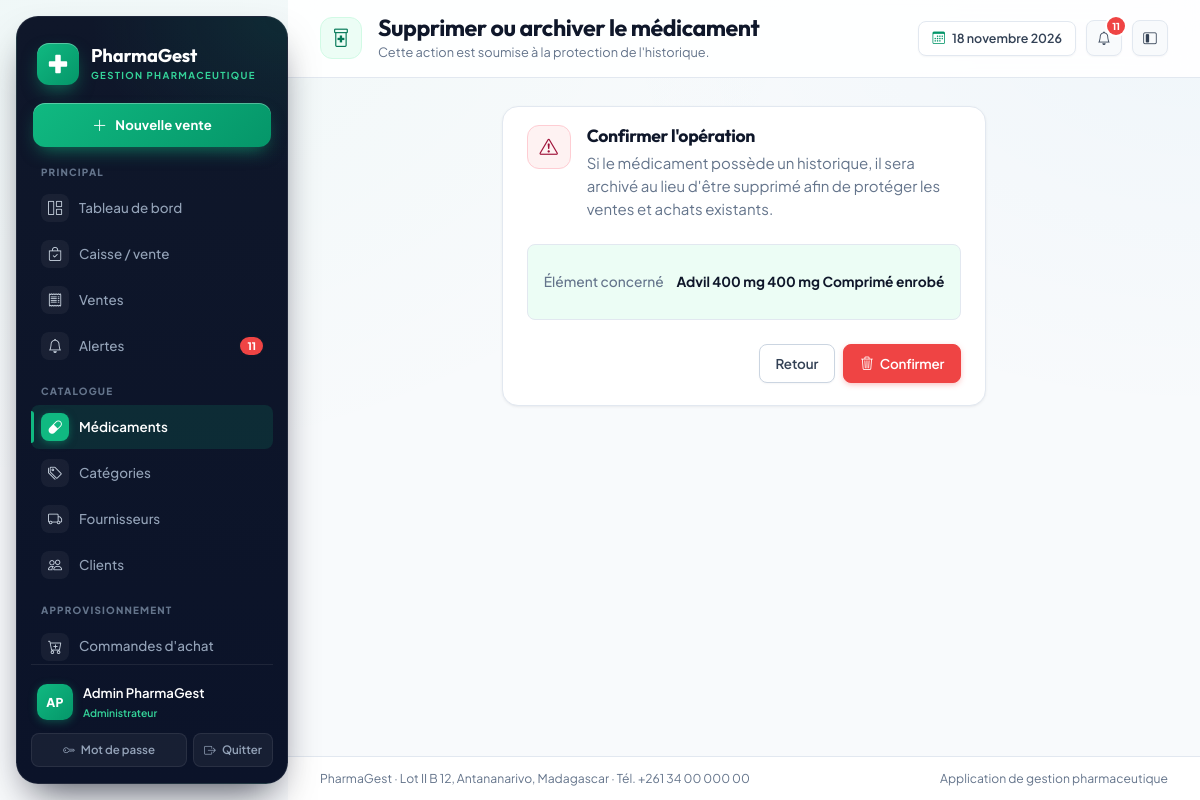
The page /medicaments/9/supprimer/ (signed in) on the database its author committed.
### gestion/models.py (models this page shows, shortened)
class Utilisateur(AbstractUser):
    class Role(models.TextChoices):
        ADMIN = "ADMIN", "Administrateur"
        PHARMACIEN = "PHARMACIEN", "Pharmacien responsable"
        GESTIONNAIRE = "GESTIONNAIRE", "Gestionnaire de stock"
        CAISSIER = "CAISSIER", "Caissier"
        RESPONSABLE = "RESPONSABLE", "Responsable de gestion"
    role = models.CharField(
        "rôle", max_length=20, choices=Role.choices, default=Role.CAISSIER
    )
    telephone = models.CharField("téléphone", max_length=30, blank=True)
    cree_le = models.DateTimeField("créé le", auto_now_add=True)
    class Meta:
        verbose_name = "utilisateur"
        verbose_name_plural = "utilisateurs"
        ordering = ["username"]
    @property
    def nom_complet(self):
        return self.get_full_name() or self.username
    @property
    def est_admin(self):
        return self.is_superuser or self.role == self.Role.ADMIN
    @property
    def peut_vendre(self):
        return self.est_admin or self.role in {
            self.Role.PHARMACIEN,
            self.Role.CAISSIER,
        }
    @property
    def peut_voir_rapports(self):
        return self.est_admin or self.role in {
            self.Role.PHARMACIEN,
            self.Role.RESPONSABLE,
        }

class Medicament(models.Model):
    class Statut(models.TextChoices):
        ACTIF = "ACTIF", "Actif"
        ARCHIVE = "ARCHIVE", "Archivé"
    nom_commercial = models.CharField("nom commercial", max_length=180)
    denomination_generique = models.CharField(
        "dénomination générique", max_length=180, blank=True
    )
    categorie = models.ForeignKey(
        Categorie,
        verbose_name="catégorie",
        on_delete=models.PROTECT,
        related_name="medicaments",
    )
    forme_pharmaceutique = models.CharField(
        "forme pharmaceutique", max_length=80, blank=True
    )
    dosage = models.CharField("dosage", max_length=80, blank=True)
    laboratoire = models.CharField("laboratoire", max_length=160, blank=True)
    code_barres = models.CharField(
        "code-barres", max_length=80, unique=True, null=True, blank=True
    )
    photo = models.ImageField(
        "photo",
        upload_to="medicaments/%Y/%m/",
        blank=True,
        null=True,
        validators=[
            FileExtensionValidator(["jpg", "jpeg", "png", "webp"]),
            valider_taille_image,
        ],
    )
    prix_achat = models.DecimalField(
        "prix d'achat",
        max_digits=12,
        decimal_places=2,
        validators=[MinValueValidator(Decimal("0.01"))],
    )
    prix_vente = models.DecimalField(
        "prix de vente",
        max_digits=12,
        decimal_places=2,
        validators=[MinValueValidator(Decimal("0.01"))],
    )
    seuil_alerte = models.PositiveIntegerField("seuil d'alerte", default=10)
    statut = models.CharField(
        "statut", max_length=10, choices=Statut.choices, default=Statut.ACTIF
    )
    date_creation = models.DateTimeField("date de création", auto_now_add=True)
    date_modification = models.DateTimeField("date de modification", auto_now=True)
    class Meta:
        verbose_name = "médicament"
        verbose_name_plural = "médicaments"
        ordering = ["nom_commercial"]
        indexes = [
            models.Index(fields=["nom_commercial"]),
            models.Index(fields=["code_barres"]),
        ]
    def __str__(self):
        details = " ".join(v for v in [self.dosage, self.forme_pharmaceutique] if v)
        return f"{self.nom_commercial} {details}".strip()
    def get_absolute_url(self):
        return reverse("gestion:medicament_detail", args=[self.pk])

### gestion/views.py (the view, shortened to what this page needs)
class MedicamentSupprimerView(RoleRequisMixin, View):
    roles_autorises = CATALOGUE
    template_name = "gestion/confirmer_suppression.html"
    def get(self, request, pk):
        medicament = get_object_or_404(Medicament, pk=pk)
        return render(
            request,
            self.template_name,
            {
                "objet": medicament,
                "titre": "Supprimer ou archiver le médicament",
                "message": (
                    "Si le médicament possède un historique, il sera archivé au lieu "
                    "d'être supprimé afin de protéger les ventes et achats existants."
                ),
                "annuler_url": medicament.get_absolute_url(),
            },
        )

### gestion/templatetags/gestion_extras.py (called while the page is built)
@register.filter
def initiales(utilisateur):
    if hasattr(utilisateur, "nom_complet"):
        nom = utilisateur.nom_complet
    else:
        nom = str(utilisateur)
    morceaux = [m for m in nom.replace("-", " ").split(" ") if m]
    if not morceaux:
        return "?"
    if len(morceaux) == 1:
        return morceaux[0][:2].upper()
    return (morceaux[0][0] + morceaux[-1][0]).upper()

### gestion/views.py (called while the page is built)
    def dispatch(self, request, *args, **kwargs):
        if not request.user.is_authenticated:
            return self.handle_no_permission()
        if not (
            request.user.est_admin or request.user.role in self.roles_autorises
        ):
            raise PermissionDenied
        return super().dispatch(request, *args, **kwargs)

### templates/gestion/confirmer_suppression.html (shortened to what this page needs)
{% extends "gestion/base.html" %}
{% block page_title %}{{ titre }}{% endblock %}
{% block page_subtitle %}Cette action est soumise à la protection de l'historique.{% endblock %}
{% block contenu %}
<div class="row justify-content-center">
  <div class="col-lg-7">
    <div class="pg-card">
      <div class="pg-card-body">
        <div class="d-flex gap-3 align-items-start mb-4">
          <span class="pg-callout-icon pg-icon-red mb-0"><i class="bi bi-exclamation-triangle"></i></span>
          <div>
            <h3 class="mb-1" style="font-size:1.1rem">Confirmer l'opération</h3>
            <p class="pg-muted mb-0">{{ message }}</p>
          </div>
        </div>
        <div class="p-3 rounded-3 mb-4" style="background:var(--pg-green-50);border:1px solid var(--pg-line)">
          <div class="pg-key"><span>Élément concerné</span><span>{{ objet }}</span></div>
        </div>
        <form method="post" data-confirm="Confirmez-vous cette opération ?">
          <div class="d-flex justify-content-end gap-2">
            <a class="btn btn-outline-secondary" href="{{ annuler_url }}">Retour</a>
            <button class="btn btn-danger" type="submit" {% if suppression_bloquee %}disabled{% endif %}>
              <i class="bi bi-trash3 me-1"></i> Confirmer
            </button>
          </div>
        </form>
      </div>
    </div>
  </div>
</div>
{% endblock %}

### templates/gestion/base.html (shortened to what this page needs)
{% load static %}
{% load gestion_extras %}
<!doctype html>
<html lang="fr">
<head>
  <link href="https://cdn.jsdelivr.net/npm/bootstrap@5.3.3/dist/css/bootstrap.min.css" rel="stylesheet">
  <link href="https://cdn.jsdelivr.net/npm/bootstrap-icons@1.11.3/font/bootstrap-icons.min.css" rel="stylesheet">
  <link rel="stylesheet" href="{% static 'css/pharmagest.css' %}">
</head>
<body>
  {% with url_name=request.resolver_match.url_name %}
  <div class="pg-shell" data-layout="expanded">
    <aside class="pg-sidebar" id="sidebar" aria-label="Menu principal de navigation">
      <a class="pg-brand" href="{% url 'gestion:tableau_bord' %}" aria-label="Accueil {{ pharmacie_nom }}">
        <span class="pg-brand-mark">
          <svg class="pg-brand-glyph" viewBox="0 0 24 24" fill="currentColor" aria-hidden="true">
            <path
              d="M9 3a1 1 0 0 1 1-1h4a1 1 0 0 1 1 1v6h6a1 1 0 0 1 1 1v4a1 1 0 0 1-1 1h-6v6a1 1 0 0 1-1 1h-4a1 1 0 0 1-1-1v-6H3a1 1 0 0 1-1-1v-4a1 1 0 0 1 1-1h6V3z" />
          </svg>
        </span>
        <span class="pg-brand-text">
          <span class="pg-brand-name">{{ pharmacie_nom }}</span>
          <span class="pg-brand-sub">Gestion pharmaceutique</span>
        </span>
      </a>
      {% if user.peut_vendre %}
      <a class="pg-side-cta" href="{% url 'gestion:caisse' %}" title="Ouvrir la caisse">
        <i class="bi bi-plus-lg"></i>
        <span>Nouvelle vente</span>
      </a>
      {% endif %}
      <nav class="pg-nav-groups" aria-label="Navigation">
        <div class="pg-nav-group">
          <div class="pg-nav-label">Principal</div>
          <div class="pg-nav">
            <a class="pg-nav-link {% if url_name == 'tableau_bord' %}active{% endif %}"
              href="{% url 'gestion:tableau_bord' %}" title="Tableau de bord">
              <i class="bi bi-grid-1x2"></i>
              <span>Tableau de bord</span>
            </a>
            {% if user.peut_vendre %}
            <a class="pg-nav-link {% if url_name == 'caisse' %}active{% endif %}" href="{% url 'gestion:caisse' %}"
              title="Caisse / vente">
              <i class="bi bi-bag-check"></i>
              <span>Caisse / vente</span>
            </a>
            {% endif %}
            <a class="pg-nav-link {% if url_name == 'vente_liste' or url_name == 'vente_detail' or url_name == 'retour_vente' or url_name == 'vente_annuler' %}active{% endif %}"
              href="{% url 'gestion:vente_liste' %}" title="Ventes">
              <i class="bi bi-receipt"></i>
              <span>Ventes</span>
            </a>
            <a class="pg-nav-link {% if url_name == 'alertes' %}active{% endif %}" href="{% url 'gestion:alertes' %}"
              title="Alertes">
              <i class="bi bi-bell"></i>
              {% if alertes_globales %}<span class="pg-nav-badge">{{ alertes_globales }}</span>{% endif %}
              <span>Alertes</span>
            </a>
          </div>
        </div>
        <div class="pg-nav-group">
          <div class="pg-nav-label">Catalogue</div>
          <div class="pg-nav">
            <a class="pg-nav-link {% if url_name == 'medicament_liste' or url_name == 'medicament_detail' or url_name == 'medicament_ajouter' or url_name == 'medicament_modifier' or url_name == 'medicament_supprimer' %}active{% endif %}"
              href="{% url 'gestion:medicament_liste' %}" title="Médicaments">
              <i class="bi bi-capsule"></i>
              <span>Médicaments</span>
            </a>
            <a class="pg-nav-link {% if url_name == 'categorie_liste' or url_name == 'categorie_ajouter' or url_name == 'categorie_modifier' or url_name == 'categorie_supprimer' %}active{% endif %}"
              href="{% url 'gestion:categorie_liste' %}" title="Catégories">
              <i class="bi bi-tags"></i>
              <span>Catégories</span>
            </a>
            <a class="pg-nav-link {% if url_name == 'fournisseur_liste' or url_name == 'fournisseur_detail' or url_name == 'fournisseur_ajouter' or url_name == 'fournisseur_modifier' %}active{% endif %}"
              href="{% url 'gestion:fournisseur_liste' %}" title="Fournisseurs">
              <i class="bi bi-truck"></i>
              <span>Fournisseurs</span>
            </a>
            <a class="pg-nav-link {% if url_name == 'client_liste' or url_name == 'client_detail' or url_name == 'client_ajouter' or url_name == 'client_modifier' %}active{% endif %}"
              href="{% url 'gestion:client_liste' %}" title="Clients">
              <i class="bi bi-people"></i>
              <span>Clients</span>
            </a>
          </div>
        </div>
        {% if user.est_admin or user.role == 'PHARMACIEN' or user.role == 'GESTIONNAIRE' or user.role == 'RESPONSABLE' %}
        <div class="pg-nav-group">
          <div class="pg-nav-label">Approvisionnement</div>
          <div class="pg-nav">
            <a class="pg-nav-link {% if url_name == 'commande_liste' or url_name == 'commande_detail' or url_name == 'commande_ajouter' or url_name == 'commande_modifier' %}active{% endif %}"
              href="{% url 'gestion:commande_liste' %}" title="Commandes d'achat">
              <i class="bi bi-cart-plus"></i>
              <span>Commandes d'achat</span>
            </a>
          </div>
        </div>
        {% endif %}
      </nav>
      <div class="pg-sidebar-foot">
        <div class="pg-user">
          <span class="pg-avatar">{{ user.nom_complet|initiales }}</span>
          <span class="pg-user-text">
            <span class="name">{{ user.nom_complet }}</span>
            <span class="role">{{ user.get_role_display }}</span>
          </span>
        </div>
        <div class="actions">
          <a href="{% url 'gestion:mot_de_passe' %}" title="Modifier le mot de passe">
            <i class="bi bi-key"></i><span>Mot de passe</span>
          </a>
          <form method="post" action="{% url 'gestion:deconnexion' %}" class="m-0" title="Déconnexion">
            <button type="submit"><i class="bi bi-box-arrow-right"></i><span>Quitter</span></button>
          </form>
        </div>
      </div>
    </aside>
    <div class="pg-main">
      <header class="pg-topbar">
        <span class="pg-page-icon" aria-hidden="true"><i class="bi bi-prescription2"></i></span>
        <div class="pg-heading">
          <h1 class="pg-page-title">{% block page_title %}Tableau de bord{% endblock %}</h1>
          <p class="pg-page-sub">{% block page_subtitle %}Vue d'ensemble de l'activité de la pharmacie{% endblock %}</p>
        </div>
        <div class="pg-topbar-actions">
          <span class="pg-date-chip"><i class="bi bi-calendar3"></i> {% now "j F Y" %}</span>
          <a class="btn btn-soft btn-icon position-relative" href="{% url 'gestion:alertes' %}" title="Alertes"
            aria-label="Alertes">
            <i class="bi bi-bell"></i>
            {% if alertes_globales %}
            <span class="pg-notif-dot">{{ alertes_globales }}</span>
            {% endif %}
          </a>
          <button class="pg-layout-toggle btn btn-soft btn-icon" type="button" aria-label="Basculer le menu compact"
            title="Menu compact" data-layout-toggle>
            <i class="bi bi-layout-sidebar-inset"></i>
          </button>
        </div>
      </header>
      <main class="pg-content" id="contenu">
        {% block contenu %}{% endblock %}
      </main>
      <footer class="pg-footer">
        <span>{{ pharmacie_nom }} · {{ pharmacie_adresse }} · Tél. {{ pharmacie_telephone }}</span>
        <span>Application de gestion pharmaceutique</span>
      </footer>
    </div>
  </div>
  {% endwith %}
</body>
</html>

### rows shown on the page
Utilisateur: last_name "PharmaGest", nom_complet|initiales "AP", nom_complet "Admin PharmaGest", role "Administrateur"
Medicament: dosage+forme_pharmaceutique+nom_commercial "Advil 400 mg 400 mg Comprimé enrobé"

### other values the page prints
{{ alertes_globales }} "11"
{{ titre }} "Supprimer ou archiver le médicament"
{{ message }} "Si le médicament possède un historique, il sera archivé au lieu d'être supprimé afin de protéger les ventes et achats existants."
{{ pharmacie_adresse }} "Lot II B 12, Antananarivo, Madagascar"
{{ pharmacie_telephone }} "+261 34 00 000 00"
